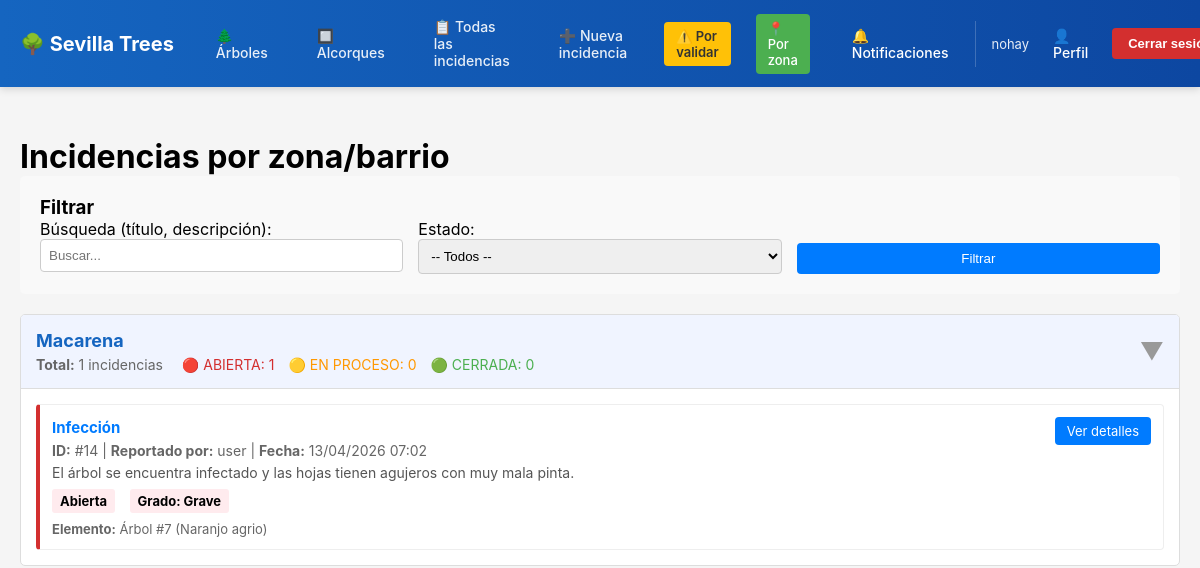
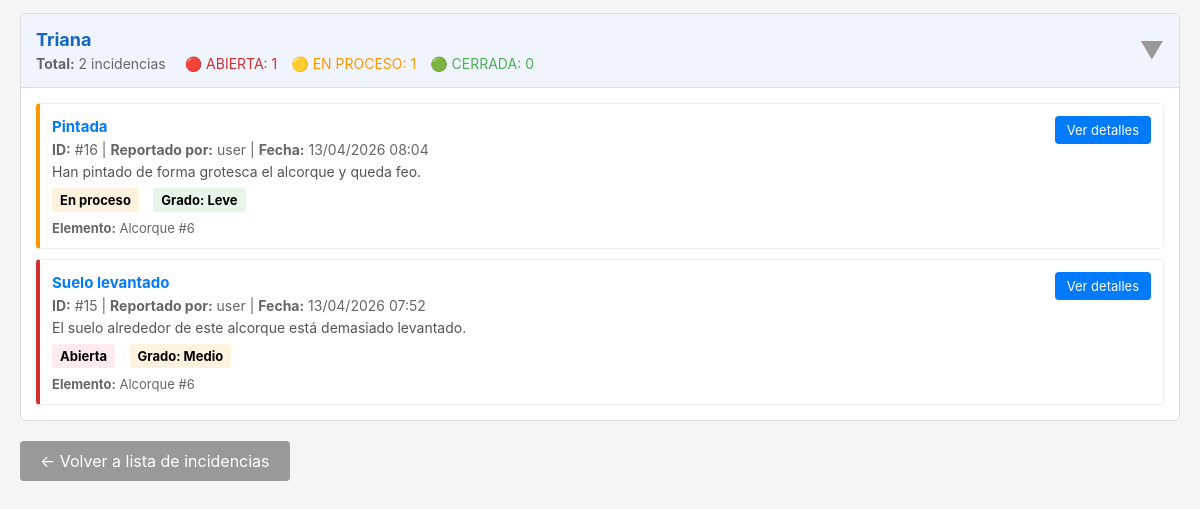
Page /incidencias/por-barrio/ (signed in) on the earlier database version (2 pictures, top to bottom).
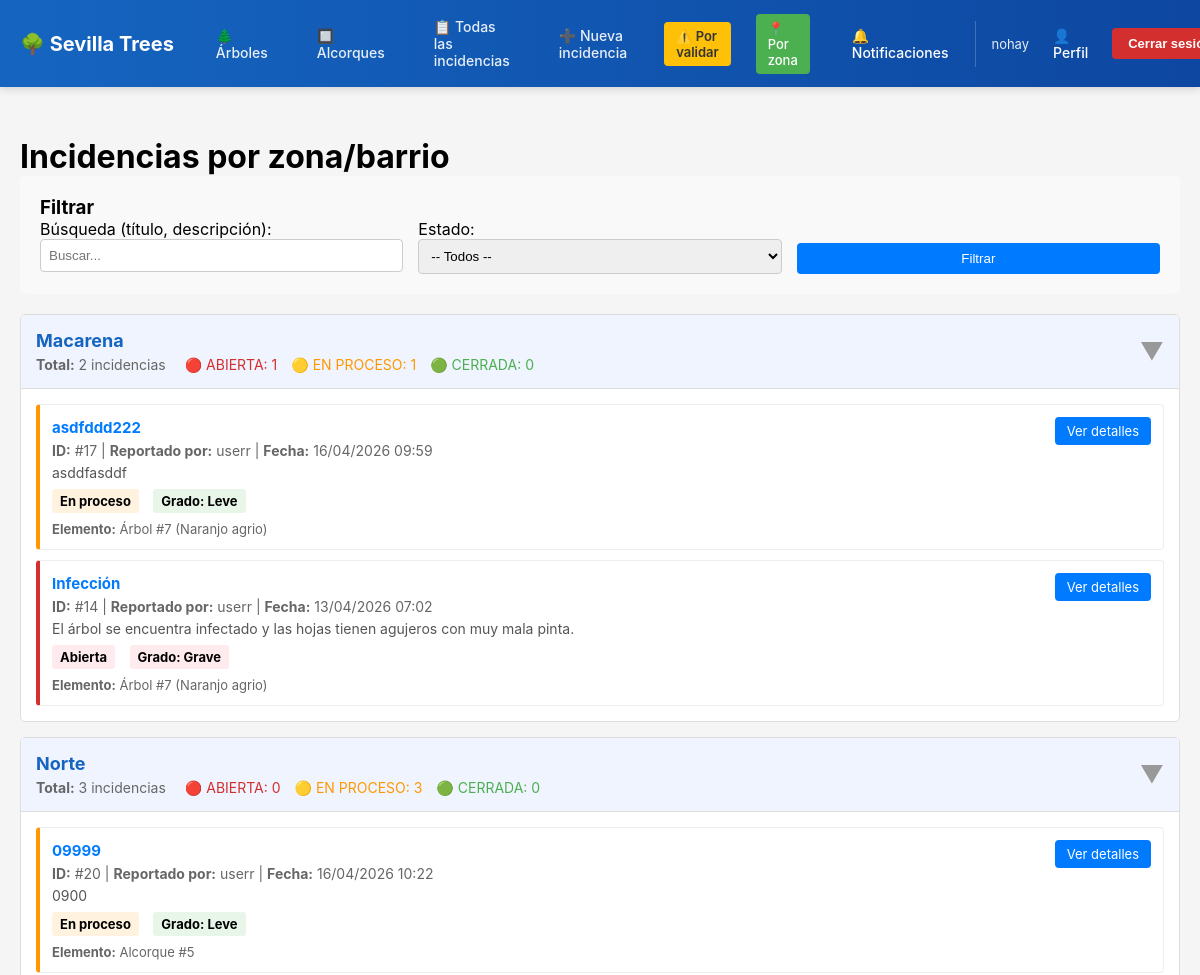
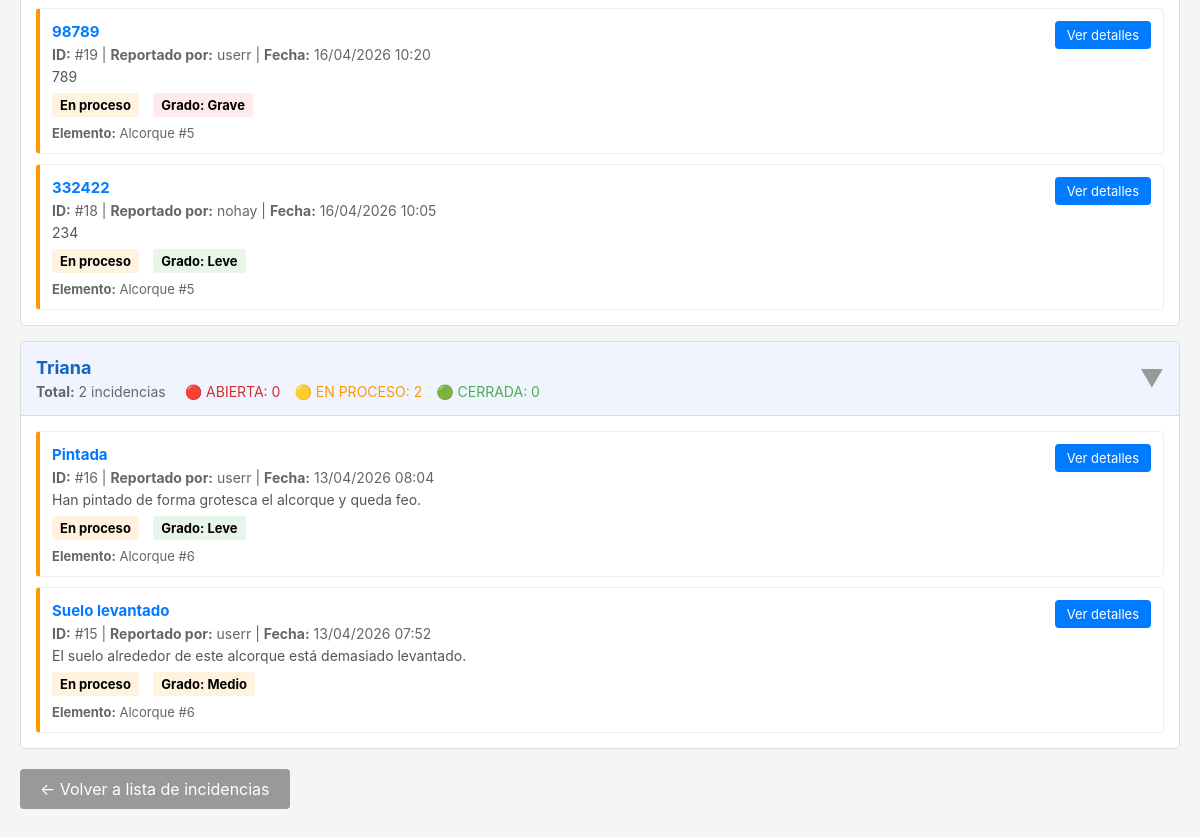
Same page on the later database version (2 pictures, top to bottom).
### inventario/models.py (models this page shows, shortened)
class Barrio(models.Model):
    nombre = models.CharField(max_length=100)
    delimitacion = models.TextField(null=True, blank=True)

class Arbol(models.Model):
    class Estado(models.TextChoices):
        BUENO = "BUENO", "Bueno"
        REGULAR = "REGULAR", "Regular"
        MALO = "MALO", "Malo"
        NECESITA_INTERVENCION = "NECESITA_INTERVENCION", "Necesita intervención"
    especie = models.ForeignKey("inventario.Especie", on_delete=models.PROTECT, related_name="arboles",)
    barrio = models.ForeignKey("inventario.Barrio", on_delete=models.PROTECT, related_name="arboles",)
    estado = models.CharField(max_length=50, choices=Estado.choices, default=Estado.BUENO)
    latitud = models.DecimalField(max_digits=9, decimal_places=6, null=True, blank=True)
    longitud = models.DecimalField(max_digits=9, decimal_places=6, null=True, blank=True)
    direccion = models.TextField(null=True, blank=True)
    fecha_plant = models.DateField(null=True, blank=True)
    observaciones = models.TextField(null=True, blank=True)
    class Meta: constraints = [
        models.UniqueConstraint(fields=["latitud", "longitud"], name="un_arbol_por_ubi")
        ]

class Especie(models.Model):
    nombre_comun = models.CharField(max_length=50)
    nombre_cient = models.CharField(max_length=50, null=True, blank=True)
    familia = models.CharField(max_length=50, null=True, blank=True)
    descripcion = models.TextField(null=True, blank=True)

class Alcorque(models.Model):
    class Estado(models.TextChoices):
        BUENO = "BUENO", "Bueno"
        REGULAR = "REGULAR", "Regular"
        MALO = "MALO", "Malo"
        NECESITA_INTERVENCION = "NECESITA_INTERVENCION", "Necesita intervención"
    class Potencial(models.TextChoices):
        APTO = "APTO", "Apto"
        NO_APTO = "NO_APTO", "No apto"
    barrio = models.ForeignKey("inventario.Barrio", on_delete=models.PROTECT, related_name="alcorques",)
    estado = models.CharField(max_length=50, choices=Estado.choices, default=Estado.BUENO)
    potencial_plant = models.CharField(max_length=10, choices=Potencial.choices, default=Potencial.APTO)
    latitud = models.DecimalField(max_digits=9, decimal_places=6, null=True, blank=True)
    longitud = models.DecimalField(max_digits=9, decimal_places=6, null=True, blank=True)
    direccion = models.TextField(null=True, blank=True)
    observaciones = models.TextField(null=True, blank=True)
    class Meta: constraints = [
        models.UniqueConstraint(fields=["latitud", "longitud"], name="un_alcorque_por_ubi")
        ]

### incidencias/models.py (models this page shows, shortened)
class Incidencia(models.Model):
	class Grado(models.TextChoices):
		LEVE = "LEVE", "Leve"
		MEDIO = "MEDIO", "Medio"
		GRAVE = "GRAVE", "Grave"
	class Estado(models.TextChoices):
		ABIERTA = "ABIERTA", "Abierta"
		EN_PROCESO = "EN_PROCESO", "En proceso"
		CERRADA = "CERRADA", "Cerrada"
	titulo = models.CharField(max_length=120)
	descripcion = models.TextField()
	grado_incidencia = models.CharField(max_length=30, choices=Grado.choices, default=Grado.LEVE)
	fecha_reporte = models.DateTimeField(auto_now_add=True)
	fecha_act = models.DateTimeField(auto_now=True, null=True, blank=True)
	estado = models.CharField(max_length=30, choices=Estado.choices, default=Estado.ABIERTA)
	foto = models.ImageField(upload_to='incidencias/', null=True, blank=True)
	observaciones_internas = models.TextField(null=True, blank=True, help_text="Solo visible para administradores")
	usuario = models.ForeignKey("cuentas.Usuario", on_delete=models.PROTECT, related_name="usu_incidencia")
	arbol = models.ForeignKey("inventario.Arbol", on_delete=models.PROTECT, null=True, blank=True, related_name="arbol_inci")
	alcorque = models.ForeignKey("inventario.Alcorque", on_delete=models.PROTECT, null=True, blank=True, related_name="alcorque_inci")
	admin_resp = models.ForeignKey("cuentas.Usuario", on_delete=models.PROTECT, null=True, blank=True, related_name="admin_inci")
	class Meta: constraints = [
		models.CheckConstraint(check=(
			(Q(arbol__isnull=False) & Q(alcorque__isnull=True)) |
			(Q(arbol__isnull=True) & Q(alcorque__isnull=False))),
		name="check_arbol_alcorque_incidencia",),]

### cuentas/models.py (models this page shows, shortened)
class Usuario(AbstractUser):
	class Rol(models.TextChoices):
		REGISTRADO = "REGISTRADO", "Registrado"
		ADMINISTRADOR = "ADMINISTRADOR", "Administrador"
	class EstadoCuenta(models.TextChoices):
		ACTIVA = "ACTIVA", "Activa"
		PENDIENTE_ELIMINACION = "PENDIENTE_ELIMINACION", "Pendiente eliminación"
		ELIMINADA = "ELIMINADA", "Eliminada"
	nombre = models.CharField(max_length=159)
	correo = models.EmailField(unique=True)
	rol = models.CharField(max_length=20, choices=Rol.choices, default=Rol.REGISTRADO,)
	fecha_registro = models.DateTimeField(default=timezone.now)
	estado_cuenta = models.CharField(max_length=30, choices=EstadoCuenta.choices, default=EstadoCuenta.ACTIVA)
	USERNAME_FIELD = "correo"
	REQUIRED_FIELDS = ["username"]
	@property
	def es_admin(self) -> bool:
		return self.rol == self.Rol.ADMINISTRADOR
	@property
	def notificaciones_sin_leer(self) -> int:
		return self.notificaciones.filter(leido=False).count()

### incidencias/views.py (the view)
# urls.py: path("por-barrio/", views.incidencias_por_barrio, name="incidencias_por_barrio"),
@login_required
def incidencias_por_barrio(request):
    if not request.user.es_admin:
        messages.error(request, "Solo administradores pueden ver este reporte")
        return redirect("incidencia_lista")
    q = request.GET.get("q", "").strip()
    estado = request.GET.get("estado", "").strip()
    incidencias_qs = Incidencia.objects.select_related(
        "usuario", "admin_resp", "arbol", "alcorque"
    )
    if estado:
        incidencias_qs = incidencias_qs.filter(estado=estado)
    if q:
        incidencias_qs = incidencias_qs.filter(
            Q(titulo__icontains=q) | Q(descripcion__icontains=q)
        )
    barrios = Barrio.objects.prefetch_related('arboles', 'alcorques').order_by("nombre")
    barrios_agrupados = []
    for barrio in barrios:
        incidencias_barrio = incidencias_qs.filter(
            Q(arbol__barrio=barrio) | Q(alcorque__barrio=barrio)
        ).distinct().order_by("-fecha_reporte")
        if incidencias_barrio.exists():
            conteos = {
                "total": incidencias_barrio.count(),
                "abierta": incidencias_barrio.filter(estado=Incidencia.Estado.ABIERTA).count(),
                "en_proceso": incidencias_barrio.filter(estado=Incidencia.Estado.EN_PROCESO).count(),
                "cerrada": incidencias_barrio.filter(estado=Incidencia.Estado.CERRADA).count(),
            }
            barrios_agrupados.append({
                "barrio": barrio,
                "incidencias": incidencias_barrio,
                "conteos": conteos,
            })
    return render(request, "incidencias/incidencias_por_barrio.html", {
        "barrios_agrupados": barrios_agrupados,
        "q": q,
        "estado": estado,
        "estados": Incidencia.Estado.choices,
    })

### templates/incidencias/incidencias_por_barrio.html (shortened to what the changed rows need)
{% extends "base.html" %}
{% block content %}
<div style="max-width: 1200px; margin: 30px auto; padding: 20px;">
    <h1>Incidencias por zona/barrio</h1>
    {% if barrios_agrupados %}
        <div style="display: flex; flex-direction: column; gap: 15px;">
            {% for item in barrios_agrupados %}
                <div style="background-color: white; border: 1px solid #ddd; border-radius: 5px; overflow: hidden;">
                    <div style="background-color: #f0f4ff; padding: 15px; cursor: pointer; display: flex; justify-content: space-between; align-items: center; border-bottom: 1px solid #ddd;" onclick="document.getElementById('barrio-{{ forloop.counter }}').style.display = document.getElementById('barrio-{{ forloop.counter }}').style.display === 'none' ? 'block' : 'none'; this.style.backgroundColor = document.getElementById('barrio-{{ forloop.counter }}').style.display === 'none' ? '#f0f4ff' : '#e3f2fd';">
                        <div>
                            <h3 style="margin: 0; color: #1565c0; font-size: 18px;">{{ item.barrio.nombre }}</h3>
                            <p style="margin: 5px 0 0 0; color: #666; font-size: 14px;">
                                <strong>Total:</strong> {{ item.conteos.total }} incidencias
                                <span style="margin-left: 15px; color: #d32f2f;">🔴 ABIERTA: {{ item.conteos.abierta }}</span>
                                <span style="margin-left: 10px; color: #ff9800;">🟡 EN PROCESO: {{ item.conteos.en_proceso }}</span>
                                <span style="margin-left: 10px; color: #4caf50;">🟢 CERRADA: {{ item.conteos.cerrada }}</span>
                            </p>
                        </div>
                        <span style="font-size: 24px; color: #999;" id="arrow-{{ forloop.counter }}">▼</span>
                    </div>
                    <div id="barrio-{{ forloop.counter }}" style="padding: 15px; display: block;">
                        {% if item.incidencias %}
                            <div style="display: grid; gap: 10px;">
                                {% for incidencia in item.incidencias %}
                                    <div style="background-color: white; border: 1px solid #eee; border-radius: 4px; padding: 12px; border-left: 4px solid {% if incidencia.estado == 'ABIERTA' %}#d32f2f{% elif incidencia.estado == 'EN_PROCESO' %}#ff9800{% else %}#4caf50{% endif %};">
                                        <div style="display: flex; justify-content: space-between; align-items: start;">
                                            <div style="flex: 1;">
                                                <a href="{% url 'incidencia_detalle' incidencia.pk %}" style="color: #007bff; text-decoration: none; font-weight: bold; font-size: 15px;">{{ incidencia.titulo }}</a>
                                                <p style="margin: 5px 0; color: #666; font-size: 14px;">
                                                    <strong>ID:</strong> #{{ incidencia.id }} |
                                                    <strong>Reportado por:</strong> {{ incidencia.usuario.nombre }} |
                                                    <strong>Fecha:</strong> {{ incidencia.fecha_reporte|date:"d/m/Y H:i" }}
                                                </p>
                                                <p style="margin: 5px 0; color: #555; font-size: 14px;">{{ incidencia.descripcion|truncatewords:20 }}</p>
                                                <p style="margin: 8px 0 0 0;">
                                                    <span style="display: inline-block; background-color: {% if incidencia.estado == 'ABIERTA' %}#ffebee{% elif incidencia.estado == 'EN_PROCESO' %}#fff3e0{% else %}#e8f5e9{% endif %}; padding: 4px 8px; border-radius: 3px; font-size: 13px; font-weight: bold;">
                                                        {{ incidencia.get_estado_display }}
                                                    </span>
                                                    {% if incidencia.grado_incidencia %}
                                                        <span style="margin-left: 10px; display: inline-block; background-color: {% if incidencia.grado_incidencia == 'LEVE' %}#e8f5e9{% elif incidencia.grado_incidencia == 'MEDIO' %}#fff3e0{% else %}#ffebee{% endif %}; padding: 4px 8px; border-radius: 3px; font-size: 13px; font-weight: bold;">
                                                            Grado: {{ incidencia.get_grado_incidencia_display }}
                                                        </span>
                                                    {% endif %}
                                                </p>
                                                {% if incidencia.arbol %}
                                                    <p style="margin: 8px 0 0 0; color: #666; font-size: 13px;">
                                                        <strong>Elemento:</strong> Árbol #{{ incidencia.arbol.id }} ({{ incidencia.arbol.especie.nombre_comun }})
                                                    </p>
                                                {% elif incidencia.alcorque %}
                                                    <p style="margin: 8px 0 0 0; color: #666; font-size: 13px;">
                                                        <strong>Elemento:</strong> Alcorque #{{ incidencia.alcorque.id }}
                                                    </p>
                                                {% endif %}
                                            </div>
                                            <a href="{% url 'incidencia_detalle' incidencia.pk %}" style="background-color: #007bff; color: white; padding: 6px 12px; border-radius: 4px; text-decoration: none; display: inline-block; font-size: 13px; margin-left: 10px; white-space: nowrap;">Ver detalles</a>
                                        </div>
                                    </div>
                                {% endfor %}
                            </div>
                        {% else %}
                            <p style="color: #999; font-style: italic;">No hay incidencias en este barrio.</p>
                        {% endif %}
                    </div>
                </div>
            {% endfor %}
        </div>
    {% else %}
        <div style="background-color: #fff3cd; border-left: 4px solid #ffc107; padding: 15px; border-radius: 5px; text-align: center;">
            <p>No se encontraron incidencias que coincidan con los filtros seleccionados.</p>
        </div>
    {% endif %}
</div>
{% endblock %}

Differences in the rows shown:
computed for Barrio "Macarena": conteos.total "1" → "2"; conteos.en_proceso "0" → "1"
added Incidencia: titulo "asdfddd222", id "17", usuario.nombre "userr", fecha_reporte "16/04/2026 09:59", descripcion "asddfasddf", estado "En proceso", grado_incidencia "Leve", arbol.id "7", arbol.especie.nombre_comun "Naranjo agrio", shown under Barrio "Macarena"
changed through a linked row, Incidencia "Infección": usuario.nombre "user" → "userr"
now on this page (row unchanged): Barrio: barrio.nombre "Norte", conteos.total "3", conteos.abierta "0", conteos.en_proceso "3", conteos.cerrada "0"
added Incidencia: titulo "09999", id "20", usuario.nombre "userr", fecha_reporte "16/04/2026 10:22", descripcion "0900", estado "En proceso", grado_incidencia "Leve", alcorque.id "5", shown under "Norte"
added Incidencia: titulo "98789", id "19", usuario.nombre "userr", fecha_reporte "16/04/2026 10:20", descripcion "789", estado "En proceso", grado_incidencia "Grave", alcorque.id "5", shown under "Norte"
added Incidencia: titulo "332422", id "18", usuario.nombre "nohay", fecha_reporte "16/04/2026 10:05", descripcion "234", estado "En proceso", grado_incidencia "Leve", alcorque.id "5", shown under "Norte"
computed for Barrio "Triana": conteos.abierta "1" → "0"; conteos.en_proceso "1" → "2"
changed through a linked row, Incidencia "Pintada": usuario.nombre "user" → "userr"
changed Incidencia "Suelo levantado": usuario.nombre "user" → "userr"; estado "Abierta" → "En proceso"
